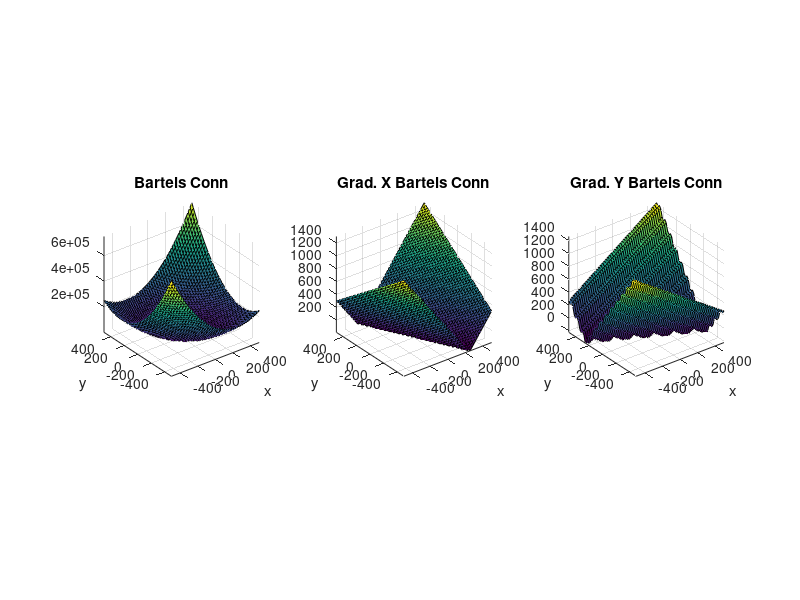

Write the MATLAB code that produced this figure.
%% Bartels Conn's function
%L. LAURENT -- 31/10/2016 -- luc.laurent@lecnam.net
%
%one local minimum
%1 global minimum : x=(0,0) >> f(x)=1
%
%design space -500<xi<500



function [p,dp,infos]=funBartelsConn(xx,dim)

%space
Xmin=[-500 -500];
Xmax=[500 500];

%default dimension
if nargin==1;dim=2;end

% demo mode
dem=false;
if nargin==0
    stepM=50;
    xl=linspace(Xmin(1),Xmax(1),stepM);
    yl=linspace(Xmin(2),Xmax(2),stepM);
    [x,y]=meshgrid(xl,yl);
    xx=zeros(stepM,stepM,2);
    xx(:,:,1)=x;xx(:,:,2)=y;
    dem=true;
end
if ~isempty(xx)
    %number of design variables
    nbvar=size(xx,3);
    if nbvar==1
        if size(xx,2)==2
            xxx=xx(:,1);yyy=xx(:,2);
        elseif size(xx,1)==2
            xxx=xx(:,2);yyy=xx(:,1);
        else
            error(['Wrong input variables ',mfilename]);
        end
    elseif nbvar>2
        error('The Bartels Conn''s function is a 2 dimensional function');
    else
        xxx=xx(:,:,1);
        yyy=xx(:,:,2);
    end
        
    fa=xxx.^2+yyy.^2+xxx.*yyy;
    fb=sin(xxx);
    fc=cos(yyy);
    p=abs(fa)+abs(fb)+abs(fc);
    if nargout==2||dem
        dp(:,:,1)=sign(fa).*abs(2*xxx+yyy)+sign(fb)*abs(cos(xxx));
        dp(:,:,2)=sign(fa).*abs(2*yyy+xxx)+sign(fc)*abs(-sin(yyy));
    end
else
    if nargin==2
        nbvar=dim;
    end
    p=[];
    dp=[];
end
%output of information about the function
if nargout==3
    infos.Xmin=Xmin;
    infos.Xmax=Xmax;
    infos.min_glob.Z=1;
    infos.min_glob.X=[0,0];
    infos.min_loc.Z=NaN;
    infos.min_loc.X=NaN;
end

%demo display
if nargin==0
    figure
    subplot(1,3,1)
    surf(x,y,p);
    axis('tight','square')
    xlabel('x'), ylabel('y'), title('Bartels Conn')
    subplot(1,3,2)
    surf(x,y,dp(:,:,1));
    axis('tight','square')
    xlabel('x'), ylabel('y'), title('Grad. X Bartels Conn')
    subplot(1,3,3)
    surf(x,y,dp(:,:,2));
    axis('tight','square')
    xlabel('x'), ylabel('y'), title('Grad. Y Bartels Conn')
end
end
